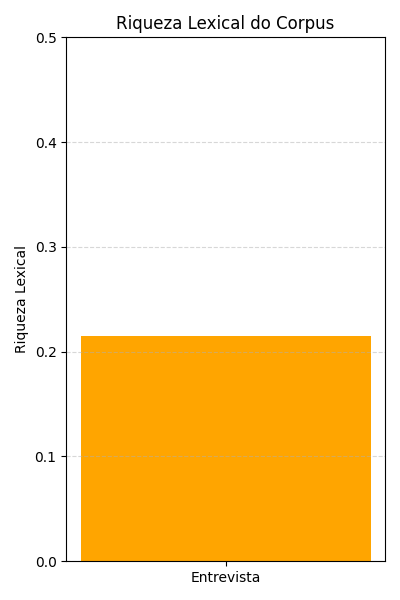

Recreate this plot in Python.
import pandas as pd
import matplotlib.pyplot as plt
import spacy

# Carregar modelo spaCy
nlp = spacy.load("pt_core_news_lg")

# Caminho do arquivo
caminho = r"C:\Users\joana\Desktop\Joana\Universidade\UMinho\HD\AVD\BauFamiliaG1\codigos\dataset_entrevistas.csv"

# Ler o CSV
df = pd.read_csv(caminho)

# Concatenar todas as respostas (assumindo que a coluna se chama "Resposta")
texto = " ".join(df["Resposta"].fillna(""))

# Processar texto com spaCy
doc = nlp(texto)
palavras = [token.text.lower() for token in doc if token.is_alpha]
total = len(palavras)
unicas = len(set(palavras))
riqueza = unicas / total if total > 0 else 0

# Salvar riqueza lexical em um CSV
df_riqueza = pd.DataFrame({"Entrevista": ["Entrevista"], "Riqueza Lexical": [round(riqueza, 4)]})
df_riqueza.to_csv("riqueza_lexical.csv", index=False)

# Gráfico de barras (apenas um valor)
plt.figure(figsize=(4, 6))
plt.bar(["Entrevista"], [riqueza], color="orange")
plt.title("Riqueza Lexical do Corpus")
plt.ylabel("Riqueza Lexical")
plt.ylim(0, 0.5)
plt.grid(axis="y", linestyle="--", alpha=0.5)
plt.tight_layout()
plt.savefig("riqueza_lexical.png")
plt.show()